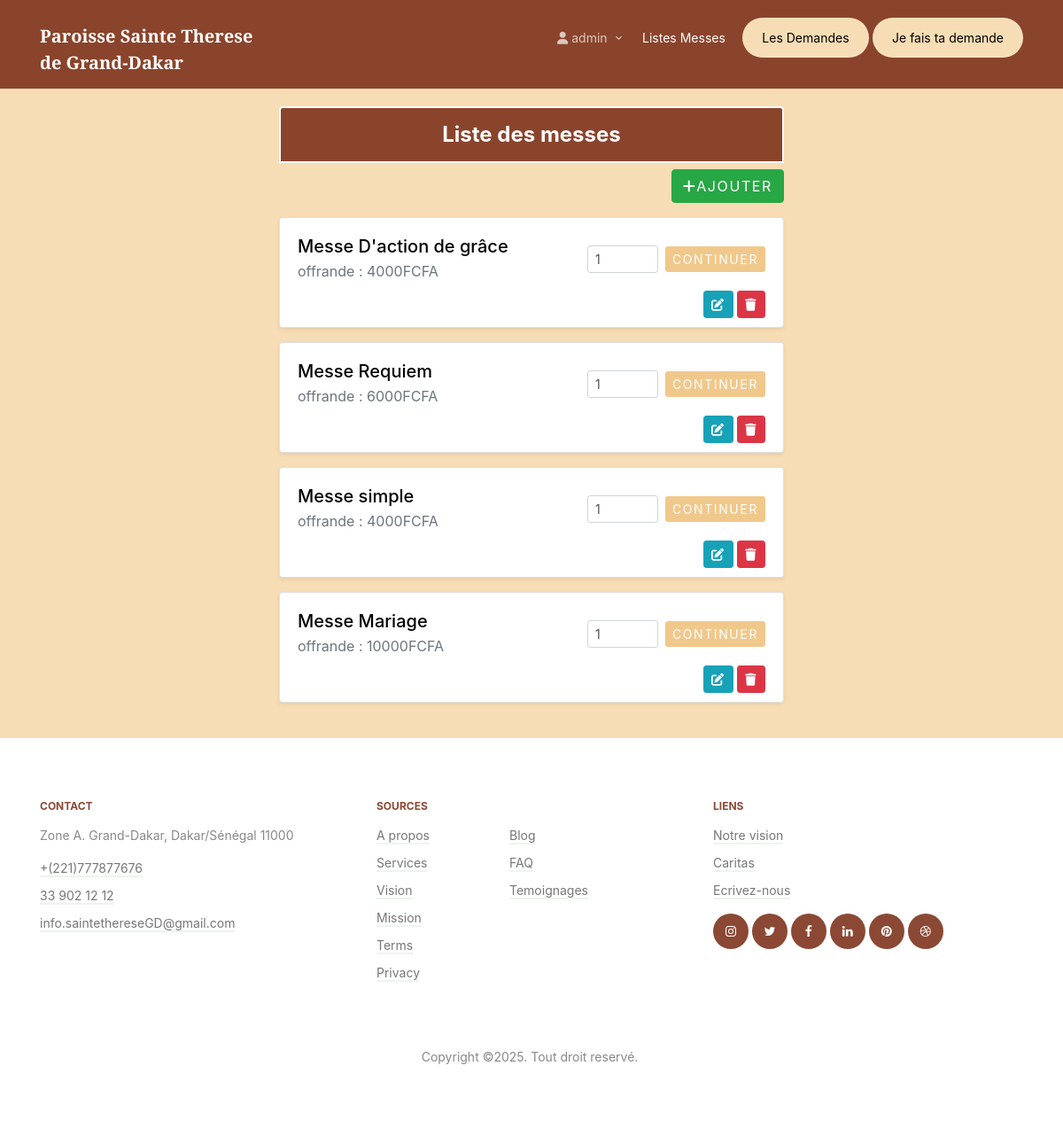
Screenshot of /?page=listesMessesAdmin (signed in) with the database file from the repository.
### tables this page shows
CREATE TABLE `messes` (
  `id` int(11) NOT NULL,
  `nom` varchar(255) NOT NULL,
  `offrande` double NOT NULL
);

### models/database.php (called while the page is built, shortened)
<?php
try {
    $db = new PDO("mysql:host=db;dbname=demandegrace;charset=utf8", "root", "password");
    $db->setAttribute(PDO::ATTR_ERRMODE, PDO::ERRMODE_EXCEPTION);
} catch (PDOException $e) {
    die("Erreur : " . $e->getMessage() . " à la ligne:" . __LINE__);
}
function recupererTousLesMesses()
{
    global $db;
    try
    {
        $q = $db -> prepare("SELECT * FROM messes ORDER BY id ");
        $q->execute();
        return $q->fetchAll(PDO::FETCH_OBJ);
    }
    catch(PDOException $e)
    {
        setMessage($e->getMessage(),"danger");    }
}

### views/listesMessesAdmin.php (the view, shortened to what this page needs)
<section class="p-4 " style="background-color: #f7ddb5;">
        <div class="container pt-5 mt-5" style="max-width: 600px;">
            <div class="list-group">
                <div class="list-group-item active text-center border-white"
                    style="font-weight: bold; font-size: 1.5rem; background-color: #7d321be3; border: 2px solid white;">
                    Liste des messes
                </div>
                <div class="text-end mt-2">
                    <a href="?page=listesMessesAdmin&type=add" class="btn btn-success"><i class="fa-solid fa-plus"></i>Ajouter</a>
                </div>
            </div>
            <?php foreach($messes as $c ): ?>
            <div class="mt-3">
                <div class="card mb-3 shadow-sm">
                    <form action="" method="post">
                        <div class="card-body d-flex justify-content-between align-items-center">
                            <div class="flex-grow-1">
                                <a href="?page=demandesAdmin&id=<?= $c->id ?>" style="color: #000000; text-decoration:none"><h5 class="mb-1"><?= $c->nom ?></h5></a>
                                <p class="mb-0 text-muted">offrande : <span class="price" data-unit-price="<?= $c ->offrande?>"><?= $c ->offrande?></span>FCFA</p>
                            </div>
                            <div class="d-flex align-items-center">
                                <input type="number" name="nombre" class="form-control form-control-sm quantity mx-2" style="width: 80px;" min="1" value="1" >
                                <button type="submit" class="btn btn-custom btn-sm" name="continuer">Continuer</a>
                            </div>
                        </div>
                    </form>
                    <div style="position: relative; top: -10px; text-align: right; right: 20px;">
                        <span>
                            <a href="?page=listesMessesAdmin&type=edit&id=<?= $c -> id ?>" class="btn btn-info btn-sm"><i class="fa fa-edit"></i></a>
                            <a href="" class="btn btn-danger btn-sm" data-toggle="modal" data-target="#exampleModal<?= $c->id ?>"><i class="fa fa-trash"></i></a>
                        </span>
                    </div>
                </div>
            </div>
            <?php endforeach; ?>
        </div>
</section>

### assets/css/registerStyle.css (style rules this page uses)
body { background-color: #f8d3a3; }

### assets/css/listesMesseStyle.css (style rules this page uses)
.btn-custom { background-color: #f1c88b; color: white; border: none; }

### rows the page displays
messes: nom "Messe D'action de grâce", offrande "4000"
messes: nom "Messe Requiem", offrande "6000"
messes: nom "Messe simple", offrande "4000"
messes: nom "Messe Mariage", offrande "10000"

### other values shown
$_SESSION["user"]->prenom "admin"
